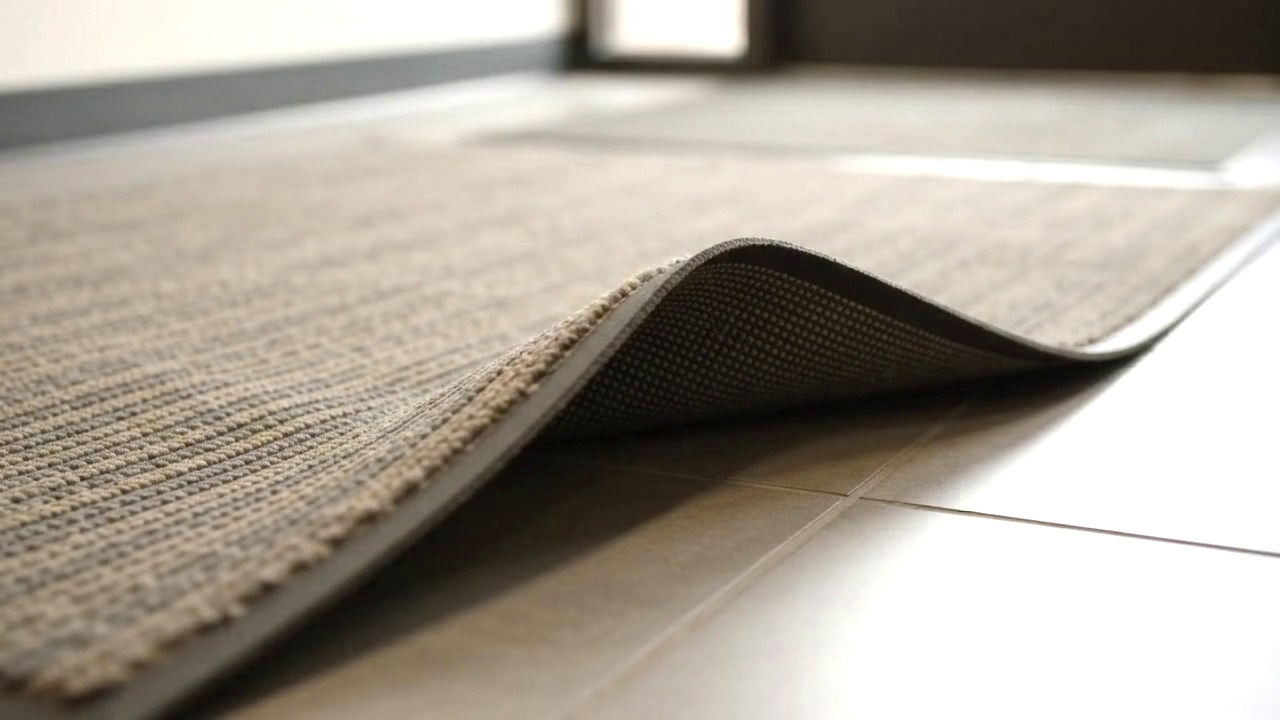
#> input picture dataset/images/train/aug_mat_sec08_bright.jpg, 1280 x 720 px
$ python audit_and_rebuild_dataset.py
#> lines starting #> are read from the running program, lines starting #| are printed output that depends on the picture
#!/usr/bin/env python3
"""
Floor Guard AI — Phase 1-6: Complete Dataset Audit, Duplicate Detection,
Annotation Quality Verification, and Corrected Dataset Rebuild.

Taxonomy (Canonical 13 Classes):
  0: Clean floor (negative background baseline control)
  1: Mat hazard
  2: Floor damage
  3: Water spill
  4: Oil spill
  5: Chemical spill
  6: Broken glass
  7: Cable/Cord
  8: Obstacle/Debris
  9: Trash/Litter
  10: Food waste
  11: Mud/Dirt
  12: Stair hazards
"""

import os
import sys
import glob
import shutil
import hashlib
import json
import csv
from collections import defaultdict, Counter
import cv2
import numpy as np

BASE_DIR = os.path.dirname(os.path.dirname(os.path.abspath(__file__)))

# Target 13 Classes Mapping
TAXONOMY_13 = {
    0: 'clean_floor',
    1: 'mat_hazard',
    2: 'floor_damage',
    3: 'water_spill',
    4: 'oil_spill',
    5: 'chemical_spill',
    6: 'broken_glass',
    7: 'cable_cord',
    8: 'obstacle_debris',
    9: 'trash_litter',
    10: 'food_waste',
    11: 'mud_dirt',
    12: 'stair_hazard'
}

# Old Model Mapping to New Taxonomy
OLD_TO_NEW_MAP = {
    0: 3,   # water_spill -> 3
    1: 4,   # oil_spill -> 4
    2: 5,   # chemical_spill -> 5
    3: 6,   # broken_glass -> 6
    4: 7,   # cable_cord -> 7
    5: 8,   # obstacle_debris -> 8
    6: 9,   # trash_litter -> 9
    7: 10,  # food_waste -> 10
    8: 11,  # mud_dirt -> 11
    9: 12,  # stairs_hazard -> 12
    10: 1,  # floor_mat_hazard -> 1
    11: 2,  # floor_damage -> 2
}

def compute_sha256(path):
    h = hashlib.sha256()
    with open(path, 'rb') as f:
        while chunk := f.read(65536):
            h.update(chunk)
    return h.hexdigest()

def compute_phash(img_path):
    try:
        img = cv2.imread(img_path, cv2.IMREAD_GRAYSCALE)
        if img is None:
            return None
        resized = cv2.resize(img, (32, 32), interpolation=cv2.INTER_AREA)
        dct = cv2.dct(np.float32(resized))
        dct_low = dct[:8, :8].flatten()
        med = np.median(dct_low[1:])  # exclude DC term
        hash_val = sum((1 << i) for i, v in enumerate(dct_low) if v > med)
        return f"{hash_val:016x}"
    except Exception:
        return None

def hamming_distance(h1, h2):
    if not h1 or not h2:
        return 999
    try:
        v1, v2 = int(h1, 16), int(h2, 16)
        return bin(v1 ^ v2).count('1')
    except Exception:
        return 999

def run_audit_and_rebuild():
    print("=" * 70)
    print("FLOOR GUARD AI — DATASET QUALITY AUDIT & REBUILD ENGINE")
    print("=" * 70)

    dataset_dir = os.path.join(BASE_DIR, 'dataset')
    corrected_dir = os.path.join(BASE_DIR, 'corrected_dataset')
    review_dir = os.path.join(BASE_DIR, 'dataset_review')

    # Reset corrected dataset directory
    if os.path.exists(corrected_dir):
        shutil.rmtree(corrected_dir)
    os.makedirs(corrected_dir, exist_ok=True)
    for s in ['train', 'val', 'test']:
        os.makedirs(os.path.join(corrected_dir, 'images', s), exist_ok=True)
        os.makedirs(os.path.join(corrected_dir, 'labels', s), exist_ok=True)
    os.makedirs(review_dir, exist_ok=True)

    # 1. Collect candidate images from dataset splits and raw archive
    print("\n[Step 1] Scanning all images across dataset directories...")
    search_dirs = [
        ('dataset_train', os.path.join(dataset_dir, 'images', 'train')),
        ('dataset_val', os.path.join(dataset_dir, 'images', 'val')),
        ('dataset_test', os.path.join(dataset_dir, 'images', 'test')),
        ('raw_archive', os.path.join(dataset_dir, 'raw_archive', 'images')),
        ('data_unique', os.path.join(BASE_DIR, 'data', 'processed', 'unique')),
        ('gallery', os.path.join(BASE_DIR, 'public', 'assets', 'samples', 'gallery'))
    ]

    all_images = {}  # sha256 -> list of image records
    image_records = []

    for source_tag, d in search_dirs:
        if not os.path.exists(d):
            continue
        for fname in os.listdir(d):
            if not fname.lower().endswith(('.jpg', '.jpeg', '.png', '.webp')):
                continue
            fpath = os.path.join(d, fname)
            sha = compute_sha256(fpath)
            ph = compute_phash(fpath)
#> in compute_phash, `img = cv2.imread(img_path, cv2.IMREAD_GRAYSCALE)`:
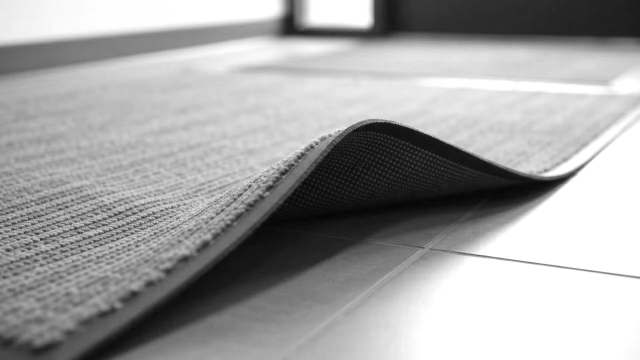
#> img: shape (720, 1280) (shown at 1/2 size); min 3, max 255, mean 162.1
#> in compute_phash, `resized = cv2.resize(img, (32, 32), interpolation=cv2.INTER_AREA)`:
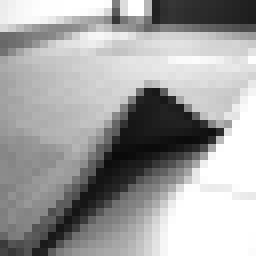
#> resized: shape (32, 32) (shown 8 times larger); min 10, max 255, mean 162.1
#> in compute_phash, `dct_low = dct[:8, :8].flatten()`: dct_low = 64 values, max 5186.9 at index 0, min -701.4 at index 18, mean 103.9
#> (the rest of the program and of its run is left out)
